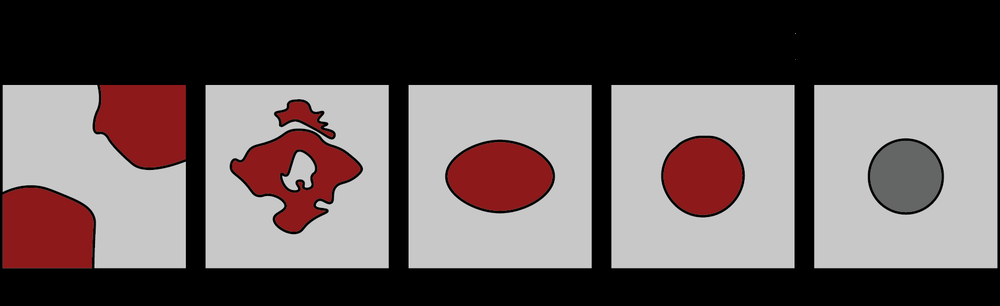
#> input picture tutorials/figs_for_github/ARI.png, 1000 x 306 px, shrunk from 1684 x 515 before the run; its folder holds only this picture in this run
$ python -i cluster.py   (imports and definitions only)   (older library calls are emulated)
#> lines starting #> are read from the running program, lines starting #| are printed output that depends on the picture; after the words box and inside, x2 and y2 are one past the last pixel; in counts of white or black regions, pixels touching at a corner belong together
import numpy as np
import sklearn
from sklearn.cluster import KMeans, SpectralClustering
from sklearn.metrics import pairwise_distances_argmin_min, adjusted_rand_score
from skimage import measure, filters
import copy

# [24 lines left out: functions get_kmeans_label, arr_to_img, img_to_arr, not called in this run]

def label_by_position(img):
    '''Segment all the pixels in an image using the skimage.measure.label function'''

    img_labeled = measure.label(img+1)
    return img_labeled

def find_small_regions(img_labeled,thresh=5):
    '''Find regions inside the image with the number of pixels lower than the threshold.'''

    # find regions with size below the threshold
    region_props = measure.regionprops(img_labeled)
    below_thresh_label=[]

    for region in region_props:
        if region.area <= thresh:
            below_thresh_label.append(region.label)

    return np.array(below_thresh_label)

def set_small_regions_zero(img_labeled,below_thresh_label):
    '''Set the values of the regions with size lower than the threshold to 0.'''

    has_zero = np.any(img_labeled == 0)
    if has_zero == True:
        img_labeled += 1
        below_thresh_label += 1
    img_zero_regions = copy.deepcopy(img_labeled)
    img_zero_regions = np.array(img_zero_regions,dtype=np.float64)
    zero_idx = np.where(np.isin(img_zero_regions,below_thresh_label))
    img_zero_regions[zero_idx]=0
    return img_zero_regions,zero_idx

def median_filter(img, filter_size=(3,3)):
    '''Perform median filter on an image given image and filter size.'''

    filtered = filters.median(img,selem=np.ones(filter_size))
    return filtered

def replace_small_regions_vals(img,img_filtered):
    '''Replace the values of the small regions in an image with the median filtered values.'''

    img[img==0] = img_filtered[img==0]
    return img

def clean_tiny_clusters(img_labeled,thresh=5,filter_size=(5,5)):
    '''Remove the small regions in an image with a median filter.'''

    below_thresh_label = find_small_regions(img_labeled,thresh=thresh)
    img_zero_regions,_ = set_small_regions_zero(img_labeled,below_thresh_label)
    img_filtered = median_filter(img_zero_regions,filter_size=filter_size)
    img_replaced_zeros = replace_small_regions_vals(img_zero_regions,img_filtered)
    final_img = label_by_position(img_replaced_zeros)
    return final_img

# [259 lines left out: functions segment_by_position, obtain_ind_in_clusters, find_medoid_ind, get_medoid_val_by_sorted_labels, get_compressed_features_single, get_compressed_features_multiple and 10 more, not called in this run]

>>> import cv2
>>> picture = cv2.imread('../tutorials/figs_for_github/ARI.png', cv2.IMREAD_GRAYSCALE)
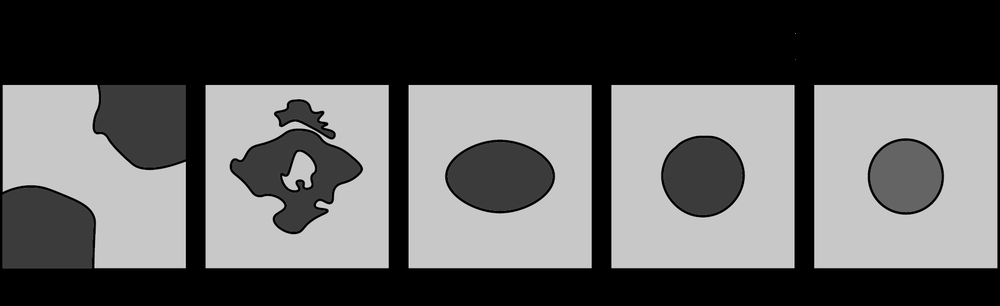
#> picture: shape (306, 1000); min 0, max 220, mean 92.2
>>> result = clean_tiny_clusters(picture)
#> in find_small_regions, `region_props = measure.regionprops(img_labeled)`: region_props = 220 regions; largest, box (x1, y1, x2, y2) and area: (5, 86, 996, 267) 118662, (4, 86, 997, 269) 26099, (25, 118, 940, 262) 3586, (3, 85, 996, 268) 1629, (0, 82, 1000, 271) 1628
#> after the loop in find_small_regions, `for region in region_props:`: below_thresh_label = [114, 115, 137, 218, 219, 220]
#> in set_small_regions_zero, `has_zero = np.any(img_labeled == 0)`: has_zero = True
#> in set_small_regions_zero, `below_thresh_label += 1`: below_thresh_label = [115, 116, 138, 219, 220, 221]
#> in set_small_regions_zero, `zero_idx = np.where(np.isin(img_zero_regions,below_thresh_label))`: zero_idx = 24 positions, rows 86 to 267, columns 3 to 936
#> in set_small_regions_zero, `img_zero_regions[zero_idx]=0`: img_zero_regions: shape (306, 1000) float64; min 0, max 218, mean 93.2
#> in replace_small_regions_vals, `img[img==0] = img_filtered[img==0]`: img: shape (306, 1000) float64; min 1, max 218, mean 93.2
#> in label_by_position, `img_labeled = measure.label(img+1)`:
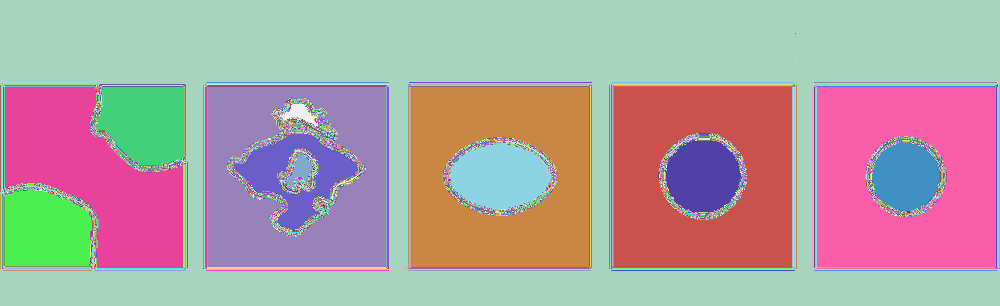
#> img_labeled: shape (306, 1000) int64; 8711 distinct labels, from 1 to 8711; one colour per label, 0 black

$ run again, on tutorials/figs_for_github/MSEvnumsensors.png
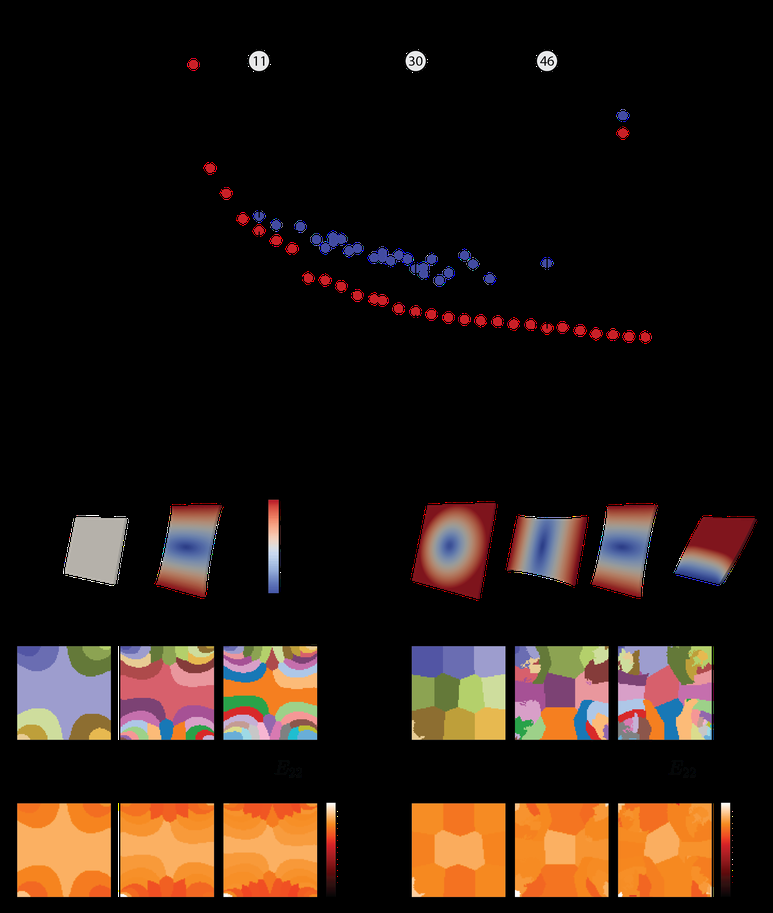
#> input picture tutorials/figs_for_github/MSEvnumsensors.png, 773 x 913 px, shrunk from 2717 x 3209 before the run
#> `picture = cv2.imread('../tutorials/figs_for_github/ARI.png', cv2.IMREA..`:
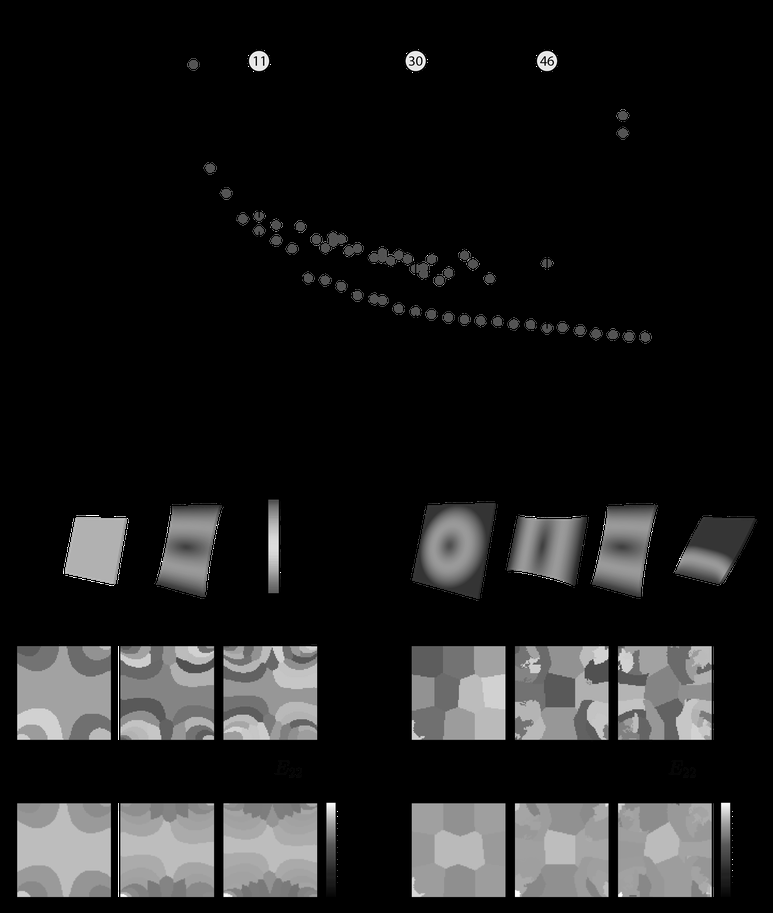
#> picture: shape (913, 773); min 0, max 255, mean 28.8
#> region_props = 255 regions; largest, box (x1, y1, x2, y2) and area: (18, 61, 709, 895) 8261, (18, 54, 730, 897) 6580, (19, 51, 726, 897) 4164, (33, 509, 724, 897) 3721, (17, 60, 728, 897) 3688
#> after the loop in find_small_regions, `for region in region_props:`: below_thresh_label = []
#> in clean_tiny_clusters, `below_thresh_label = find_small_regions(img_labeled,thresh=thresh)`: below_thresh_label = empty array
#> has_zero = True
#> in set_small_regions_zero, `below_thresh_label += 1`: below_thresh_label = empty array
#> zero_idx = (empty array, empty array)
#> img: shape (913, 773) float64; min 1, max 255, mean 29.7
#> in label_by_position, `img_labeled = measure.label(img+1)`:
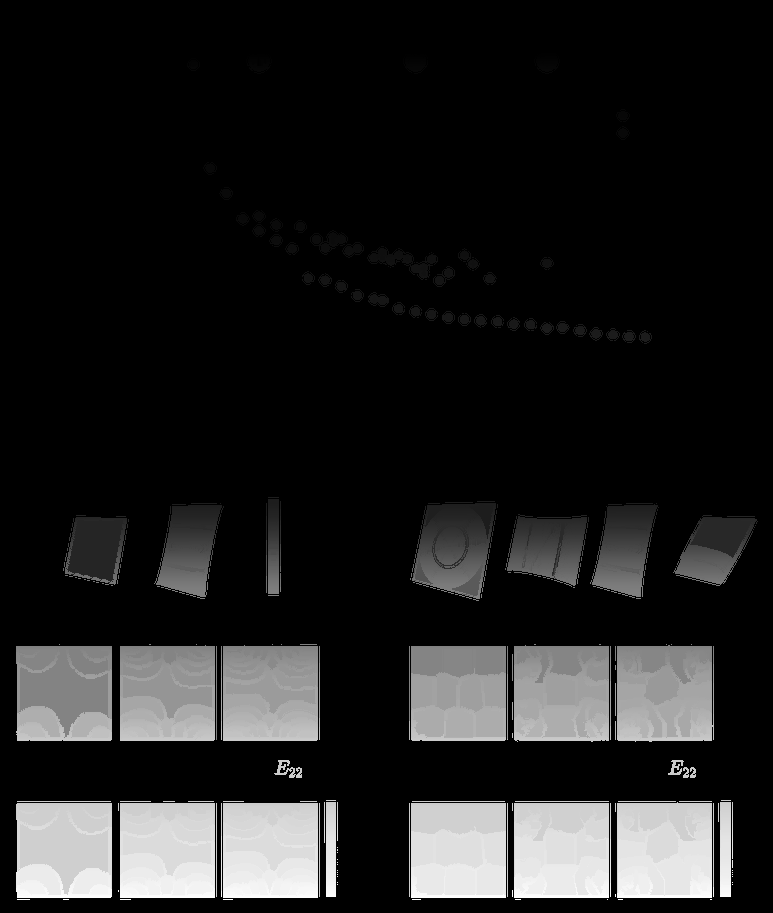
#> img_labeled: shape (913, 773) int64; min 1, max 36496, mean 4806.1; drawn with min black and max white

$ run again, on tutorials/figs_for_github/minimalist_pipeline.png
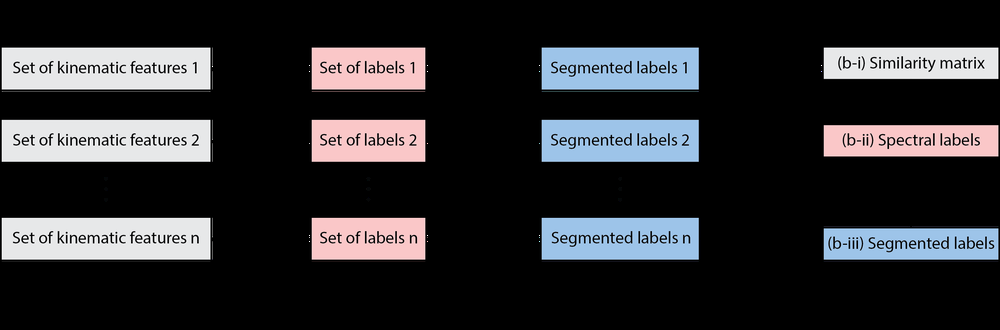
#> input picture tutorials/figs_for_github/minimalist_pipeline.png, 1000 x 330 px, shrunk from 2936 x 968 before the run
#> `picture = cv2.imread('../tutorials/figs_for_github/ARI.png', cv2.IMREA..`:
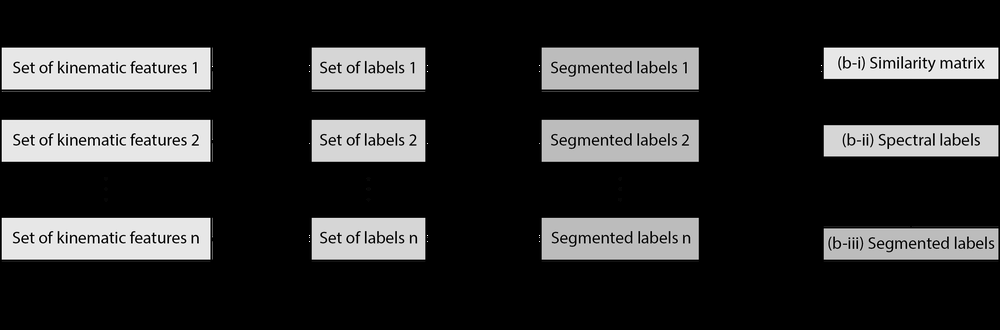
#> picture: shape (330, 1000); min 0, max 255, mean 46.3
#> region_props = 255 regions; largest, box (x1, y1, x2, y2) and area: (4, 50, 998, 257) 17805, (26, 50, 996, 257) 13903, (45, 48, 996, 257) 11053, (4, 50, 996, 246) 1377, (3, 49, 997, 258) 1321
#> after the loop in find_small_regions, `for region in region_props:`: below_thresh_label = []
#> in clean_tiny_clusters, `below_thresh_label = find_small_regions(img_labeled,thresh=thresh)`: below_thresh_label = empty array
#> has_zero = True
#> in set_small_regions_zero, `below_thresh_label += 1`: below_thresh_label = empty array
#> zero_idx = (empty array, empty array)
#> img: shape (330, 1000) float64; min 1, max 255, mean 47.2
#> in label_by_position, `img_labeled = measure.label(img+1)`:
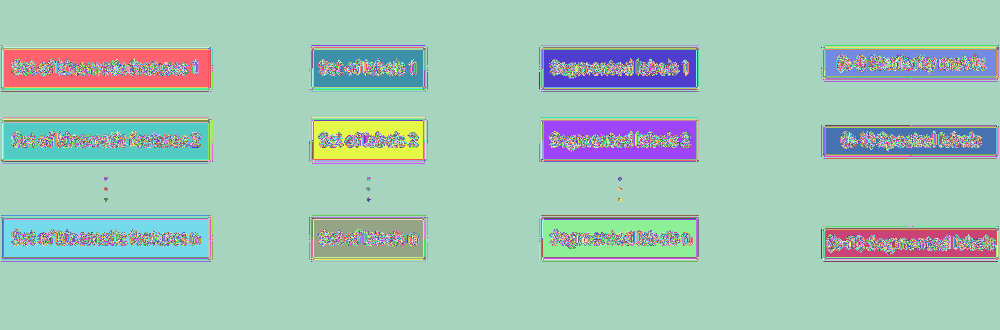
#> img_labeled: shape (330, 1000) int64; 19244 distinct labels, from 1 to 19244; one colour per label, 0 black
